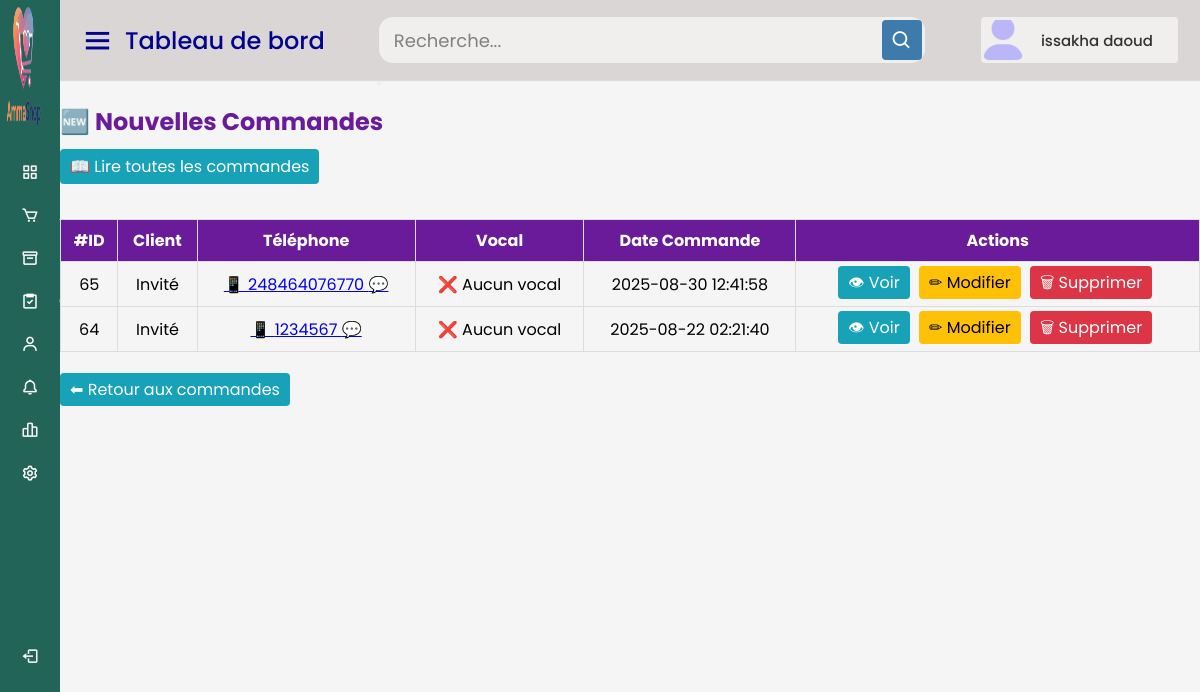
/tchadshop/liste_commandes.php (signed in), run on the app's committed database.
### tables this page shows
CREATE TABLE IF NOT EXISTS `commandes` (
  `id` int NOT NULL AUTO_INCREMENT,
  `client_id` int DEFAULT NULL,
  `livreur_id` int DEFAULT NULL,
  `statut` enum('en attente','en cours','livré','échec') DEFAULT 'en attente',
  `total` decimal(10,2) NOT NULL,
  `date_commande` datetime DEFAULT CURRENT_TIMESTAMP,
  `latitude` decimal(10,8) DEFAULT NULL,
  `longitude` decimal(11,8) DEFAULT NULL,
  `adresse` varchar(255) DEFAULT NULL,
  `date_livraison` datetime DEFAULT NULL,
  `temps_livraison` varchar(50) DEFAULT NULL,
  `date_livraison_prevue` datetime DEFAULT NULL,
  `audio_path` varchar(255) DEFAULT NULL,
  `vu` tinyint(1) NOT NULL DEFAULT '0',
  PRIMARY KEY (`id`),
  KEY `commandes_ibfk_1` (`client_id`),
  KEY `commandes_ibfk_2` (`livreur_id`)
);

CREATE TABLE IF NOT EXISTS `clients` (
  `id` int NOT NULL AUTO_INCREMENT,
  `nom` varchar(100) NOT NULL,
  `email` varchar(100) DEFAULT NULL,
  `telephone` varchar(20) NOT NULL,
  `adresse` text,
  `password` varchar(255) DEFAULT NULL,
  `created_at` timestamp NULL DEFAULT CURRENT_TIMESTAMP,
  `invite` tinyint(1) DEFAULT '1',
  `vu` tinyint(1) DEFAULT '0',
  `reset_token` varchar(255) DEFAULT NULL,
  `reset_token_expire` int DEFAULT NULL,
  `langue` varchar(5) DEFAULT 'fr',
  PRIMARY KEY (`id`),
  UNIQUE KEY `email` (`email`)
);

### tchadshop/liste_commandes.php (the view, shortened to what this page needs)
<?php
$conn = new mysqli("localhost", "root", "", "tchadshop_db");
$sql = "SELECT c.*, cl.nom, cl.email, cl.telephone, cl.invite AS client_invite
        FROM commandes c
        LEFT JOIN clients cl ON c.client_id = cl.id
        WHERE c.vu = 0
        ORDER BY c.date_commande DESC";
$result = $conn->query($sql);
?>
<!DOCTYPE html>
<html lang="fr">
<head>
</head>
<body>
    <?php include("header.php"); ?>
    <div class="home-content">
    <h1>🆕 Nouvelles Commandes</h1>
    <?php if ($result->num_rows > 0): ?>
        <a href="?lire_tout=1" class="btn1 view-btn btn-top">📖 Lire toutes les commandes</a>
        <table>
            <thead>
                <tr>
                    <th>#ID</th>
                    <th>Client</th>
                    <th>Téléphone</th>
                    <th>Vocal</th>
                    <th>Date Commande</th>
                    <th>Actions</th>
                </tr>
            </thead>
            <tbody>
                <?php while ($row = $result->fetch_assoc()): ?>
                    <tr>
                        <td><?= $row['id'] ?></td>
                        <td>
                            <?php if ($row['client_invite']): ?>
                                <span class="badge-invite">Invité</span>
                            <?php else: ?>
                                <?= htmlspecialchars($row['nom'] ?? '') ?>
                            <?php endif; ?>
                        </td>
                        <td>
                            <?php if ($row['telephone']): ?>
                                <a href="https://wa.me/<?= htmlspecialchars($row['telephone']) ?>" target="_blank">
                                    📱 <?= htmlspecialchars($row['telephone']) ?> 💬
                                </a>
                            <?php else: ?>
                                -
                            <?php endif; ?>
                        </td>
                        <td>
                            <?php if (!empty($row['audio_path'])): ?>
                                <audio controls>
                                    <source src="<?= htmlspecialchars($row['audio_path']) ?>" type="audio/mpeg">
                                    Votre navigateur ne supporte pas l'audio.
                                </audio>
                            <?php else: ?>
                                ❌ Aucun vocal
                            <?php endif; ?>
                        </td>
                        <td><?= $row['date_commande'] ?></td>
                        <td>
                            <a href="details_commande.php?id=<?= $row['id'] ?>" class="btn1 view-btn">👁 Voir</a>
                            <a href="modifier_commande.php?id=<?= $row['id'] ?>" class="btn1 edit-btn">✏ Modifier</a>
                            <a href="supprimer_commande.php?id=<?= $row['id'] ?>" class="btn1 delete-btn" onclick="return confirm('⚠ Supprimer cette commande ?');">🗑 Supprimer</a>
                        </td>
                    </tr>
                <?php endwhile; ?>
            </tbody>
        </table>
    <?php else: ?>
        <p>Aucune nouvelle commande trouvée.</p>
    <?php endif; ?>
    <br>
    <a href="toutes_commandes.php" class="btn1 view-btn">⬅ Retour aux commandes</a>
</body>
</html>

### tchadshop/style4.css (style rules this page uses)
* { margin: 0; padding: 0; box-sizing: border-box; font-family: "Poppins", sans-serif; }
.home-section .home-content { position: relative; padding-top: 104px; }

### tchadshop/liste_commandes.php (style rules this page uses)
body { font-family: Arial, sans-serif; }
table { width: 100%; border-collapse: collapse; margin-top: 20px; }
th, td { border: 1px solid #ddd; padding: 8px; text-align: center; }
th { background-color: #6a1b9a; color: #fff; }
.btn1 { padding: 5px 10px; border-radius: 4px; color: #fff; text-decoration: none; margin-right: 5px; }
.view-btn { background: #17a2b8; }
.edit-btn { background: #ffc107; color: #000; }
.delete-btn { background: #dc3545; }
h1 { color: #6a1b9a; }
.btn-top { margin-top: 10px; margin-bottom: 15px; display: inline-block; }

### data on the page
commandes: id "65", client.telephone "248464076770", shows "❌ Aucun vocal", date_commande "2025-08-30 12:41:58"
commandes: id "64", client.telephone "1234567", shows "❌ Aucun vocal", date_commande "2025-08-22 02:21:40"

### other printed values
$page_title "Tableau de bord"
$adminName "issakha daoud"
